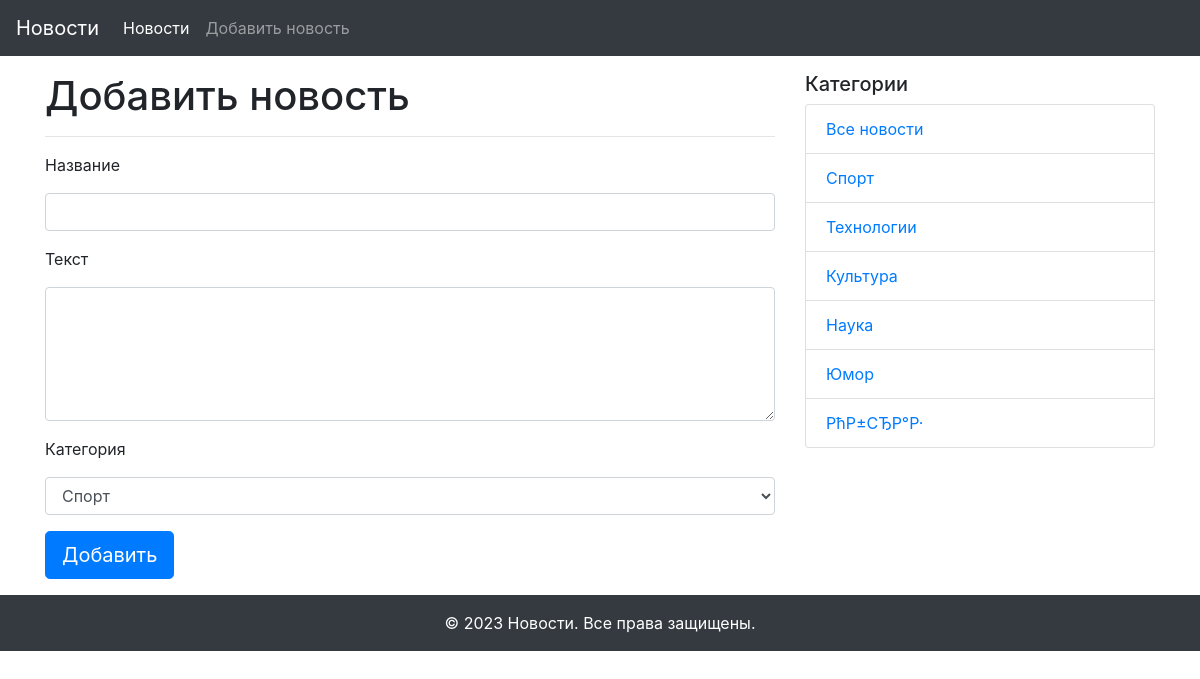
The page /add_news on the database its author committed.
### app/models.py (models this page shows, shortened)
class Category(db.Model):
    id = db.Column(db.Integer, primary_key=True)
    title = db.Column(db.String(255), nullable=False)
    news = db.relationship('News', back_populates='category')

### app/views.py (the view, shortened to what this page needs)
@app.route('/add_news', methods=['GET', 'POST'])
def add_news():
    categories = Category.query.all()
    form = NewsForm()
    return render_template('add_news.html',
                           form=form, categories=categories)

### app/forms.py
class NewsForm(FlaskForm):
    title = StringField('Название', validators=[DataRequired(message='Поле не должно быть пустым'), Length(max=255, message='Введите заголовок длиной до 255 символов ')])
    text = TextAreaField('Текст', validators=[DataRequired('Поле не должно быть пустым')])
    category = SelectField('Категория', choices=get_categories, validators=[Optional()])
    submit = SubmitField('Добавить')

### app/forms.py (called while the page is built)
def get_categories():
    categories = Category.query.all()
    return [(category.id, category.title) for category in categories]

### app/templates/add_news.html (shortened to what this page needs)
{% extends "base.html" %}
{% block content %}
  <h1>Добавить новость</h1>
  <hr>
  <form method="POST" action="" novalidate>
      <div class="form-group">
        <label >
          {{ form.title.label }}
        </label>
        {{ form.title(class="form-control") }}
      </div>
      <div class="form-group">
        <label >
          {{ form.text.label }}
        </label>
        {{ form.text(class="form-control", rows="5") }}
      </div>
      <div class="form-group">
        <label >
          {{ form.category.label }}
        </label>
        {{ form.category(class="form-control") }}
      </div>
    {{ form.submit(class="btn btn-primary btn-lg") }}
  </form>
{% endblock content %}

### app/templates/side_navigation.html
<div class="col-md-4">
  <h5>Категории</h5>
  <ul class="list-group">
    <li class="list-group-item"><a href="{{ url_for('index') }}">Все новости</a></li>
    {% for category in categories %}
      <li class="list-group-item"><a href="{{ url_for('news_detail', id=category.id) }}">{{ category.title }}</a></li>
    {% endfor %}
  </ul>
</div>

### rows shown on the page
Category: title "Спорт"
Category: title "Технологии"
Category: title "Культура"
Category: title "Наука"
Category: title "Юмор"
Category: title "РћР±СЂР°Р·"
